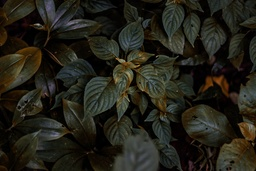
#> input picture Lab2/chueat/data/histogram.jpg, 256 x 171 px, shrunk from 1000 x 667 before the run
$ python main.py
#> lines starting #> are read from the running program, lines starting #| are printed output that depends on the picture; after the words box and inside, x2 and y2 are one past the last pixel; in counts of white or black regions, pixels touching at a corner belong together
import numpy as np
import cv2
import matplotlib.pyplot as plt
import random

random.seed(0)

def histogram(image):
    hist = np.zeros(256)
    for i in range(image.shape[0]):
        for j in range(image.shape[1]):
            hist[int(image[i,j])] += 1
    return hist

def transformation(image, h, n):
    t = np.zeros(256)
    for i in range(256):
        for j in range(i):
            t[i] += h[j]
        t[i] = 255 * t[i] / n
    return t[image]

def histogram_equalization(image, color_space):
    if color_space == 'BGR':
        B, G, R = cv2.split(image)

        B_hist = histogram(B.astype(np.float32))
        G_hist = histogram(G.astype(np.float32))
        R_hist = histogram(R.astype(np.float32))

        B_eq = transformation(B, B_hist, B.shape[0] * B.shape[1]).astype(np.uint8)
        G_eq = transformation(G, G_hist, G.shape[0] * G.shape[1]).astype(np.uint8)
        R_eq = transformation(R, R_hist, R.shape[0] * R.shape[1]).astype(np.uint8)

        return cv2.merge((B_eq, G_eq, R_eq))
    else: # color_space == 'HSV'
        H, S, V = cv2.split(cv2.cvtColor(image, cv2.COLOR_BGR2HSV))
        V_hist = histogram(V.astype(np.float32))
        V_eq = transformation(V, V_hist, V.shape[0] * V.shape[1]).astype(np.uint8)

        return cv2.cvtColor(cv2.merge((H, S, V_eq)), cv2.COLOR_HSV2BGR)

### Part 1: Historgram Equalization ###
def part1():
    original = cv2.imread('./data/histogram.jpg')
#> original is the input picture: shape (171, 256, 3); mean B, G, R 24.1, 33.3, 34.8
    # 1-a: Apply histogram equalization to BGR channels separately
    equalized_a = histogram_equalization(original, 'BGR')
#> in histogram_equalization, `B, G, R = cv2.split(image)`:
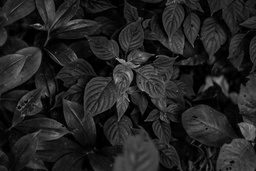
#> R: shape (171, 256); min 0, max 167, mean 34.8
#> in histogram_equalization, `B_hist = histogram(B.astype(np.float32))`: B_hist = 256 values, max 6519 at index 0, min 0 at index 127, mean 171
#> in histogram_equalization, `G_hist = histogram(G.astype(np.float32))`: G_hist = 256 values, max 2152 at index 0, min 0 at index 128, mean 171
#> in histogram_equalization, `R_hist = histogram(R.astype(np.float32))`: R_hist = 256 values, max 1036 at index 4, min 0 at index 145, mean 171
#> after the loop in transformation, `for i in range(256):`: t = 256 values from 0 to 255
    # 1-b: Apply histogram equalization to V channel in HSV color space
    equalized_b = histogram_equalization(original, 'HSV')
#> call 2 of histogram_equalization, with color_space = 'HSV'
#> in histogram_equalization (call 2), `H, S, V = cv2.split(cv2.cvtColor(image, cv2.COLOR_BGR2HSV))`:
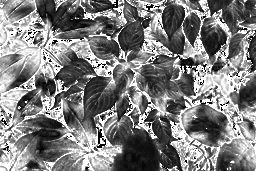
#> S: shape (171, 256); min 0, max 255, mean 125.1
#> in histogram_equalization (call 2), `V_hist = histogram(V.astype(np.float32))`: V_hist = 256 values, max 1086 at index 4, min 0 at index 142, mean 171
    fig, ax = plt.subplots(1, 3, figsize=(15, 5))
    fig.suptitle('Comparison', fontsize=16)
    ax[0].imshow(cv2.cvtColor(original, cv2.COLOR_BGR2RGB))
    ax[0].set_title('Original')
    ax[0].axis('off')
    ax[1].imshow(cv2.cvtColor(equalized_a, cv2.COLOR_BGR2RGB))
    ax[1].set_title('Equalized (BGR)')
    ax[1].axis('off')
    ax[2].imshow(cv2.cvtColor(equalized_b, cv2.COLOR_BGR2RGB))
    ax[2].set_title('Equalized (HSV)')
    ax[2].axis('off')
    fig.tight_layout()
    plt.savefig('./output/part1.png')
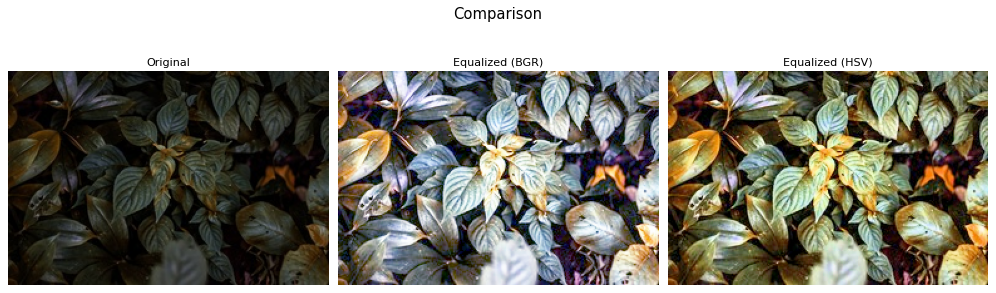
#> figure drawn by matplotlib, 3 panels
    plt.show()

    cv2.imwrite('./output/part1_original.jpg', original)
    cv2.imwrite('./output/part1_equalized_BGR.jpg', equalized_a)
    cv2.imwrite('./output/part1_equalized_HSV.jpg', equalized_b)

### Part 2: Otsu Thresholding ###
def otsu_thresholding(img, hist):
    min_sigma = float('inf')
    threshold = 0

    for i in range(1, 255):
        black = np.array([])
        white = np.array([])
        for j in range(i):
            black = np.append(black, np.full(int(hist[j]), j))
        for j in range(i, 256):
            white = np.append(white, np.full(int(hist[j]), j))

        varB = np.var(black)
        varW = np.var(white)

        if len(black) == 0 or len(white) == 0:
            continue

        temp_sigma = varB + varW
        # print(temp_sigma)
        if temp_sigma < min_sigma:
            min_sigma = temp_sigma
            threshold = i


    return np.where(img < threshold, 0, 255)


def part2():
    original = cv2.imread('./data/input.jpg')
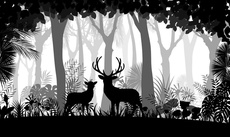
#> input picture Lab2/chueat/data/input.jpg, 230 x 137 px, shrunk from 897 x 534 before the run
#> original is the input picture: shape (137, 230, 3); min 0, max 255, mean 109.6
    original = cv2.cvtColor(original, cv2.COLOR_BGR2GRAY).astype(np.float32)
#> original: shape (137, 230) float32
    hist = histogram(original)
#> hist = 256 values, max 6378 at index 0, min 28 at index 105, mean 123.1
    binarized = otsu_thresholding(original, hist)
#> after the loop in otsu_thresholding, `for i in range(1, 255):`: min_sigma = 3046.8; threshold = 124
#> in otsu_thresholding, `return np.where(img < threshold, 0, 255)`:
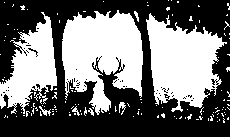
#> returned value: shape (137, 230) int64; 44.4% white; 133 white regions (125 under 20 px), largest, box (x1, y1, x2, y2) and area: (62, 10, 143, 115) 5587, (146, 13, 227, 112) 4795, (0, 12, 57, 114) 2982
    cv2.imwrite('./output/part2.jpg', binarized.astype(np.uint8))

### Part3: Connected Component Algorithm: 2-pass ###
def random_rgb():
    return [random.randint(0, 255), random.randint(0, 255), random.randint(0, 255)]


def find_root(labels, i):
    while labels[i] != i:
        i = labels[i]
    return i

def union(label_equivalences, i, j):
    root_i = find_root(label_equivalences, i)
    root_j = find_root(label_equivalences, j)
    if root_i != root_j:
        label_equivalences[root_j] = root_i

def two_pass(img):
    labels = np.zeros_like(img, dtype=int)

    next_label = 1
    label_equivalences = {}

    # First pass
    for i in range(img.shape[0]):
        for j in range(img.shape[1]):
            if img[i, j] == 0:
                continue

            neighbors = []
            if i > 0 and img[i-1, j] != 0:
                neighbors.append(labels[i-1, j])
            if j > 0 and img[i, j-1] != 0:
                neighbors.append(labels[i, j-1])

            if len(neighbors) == 0:
                labels[i, j] = next_label
                label_equivalences[next_label] = next_label
                next_label += 1
            elif len(neighbors) == 1:
                labels[i, j] = neighbors[0]
            else:
                labels[i, j] = min(neighbors)
                union(label_equivalences, neighbors[0], neighbors[1])

    # Second pass
    colored_labels = np.zeros((img.shape[0], img.shape[1], 3), dtype=np.uint8)
    color_map = {}
    for i in range(img.shape[0]):
        for j in range(img.shape[1]):
            if img[i, j] == 0:
                colored_labels[i, j] = [0, 0, 0]
            else:
                label = find_root(label_equivalences, labels[i, j])
                if label not in color_map:
                    color_map[label] = random_rgb()
                colored_labels[i, j] = color_map[label]

    return colored_labels

def part3():
    original = cv2.imread('./data/input.jpg')
    original = cv2.cvtColor(original, cv2.COLOR_BGR2GRAY).astype(np.float32)
    binarized = otsu_thresholding(original, histogram(original)).astype(np.uint8)
    connected_components = two_pass(binarized)
#> after the loop in two_pass, `for i in range(img.shape[0]):`:
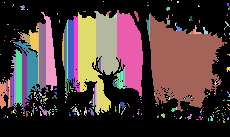
#> labels: shape (137, 230) int64; 425 distinct labels, from 0 to 424; one colour per label, 0 black
#> after the loop in two_pass, `for i in range(img.shape[0]):`:
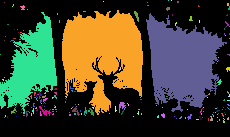
#> colored_labels: shape (137, 230, 3); mean of channels 0, 1, 2 46.4, 66.9, 66.2; drawn as B, G, R
    cv2.imwrite('./output/part3.jpg', connected_components.astype(np.uint8))

if __name__ == '__main__':
    part1()
    part2()
    part3()
